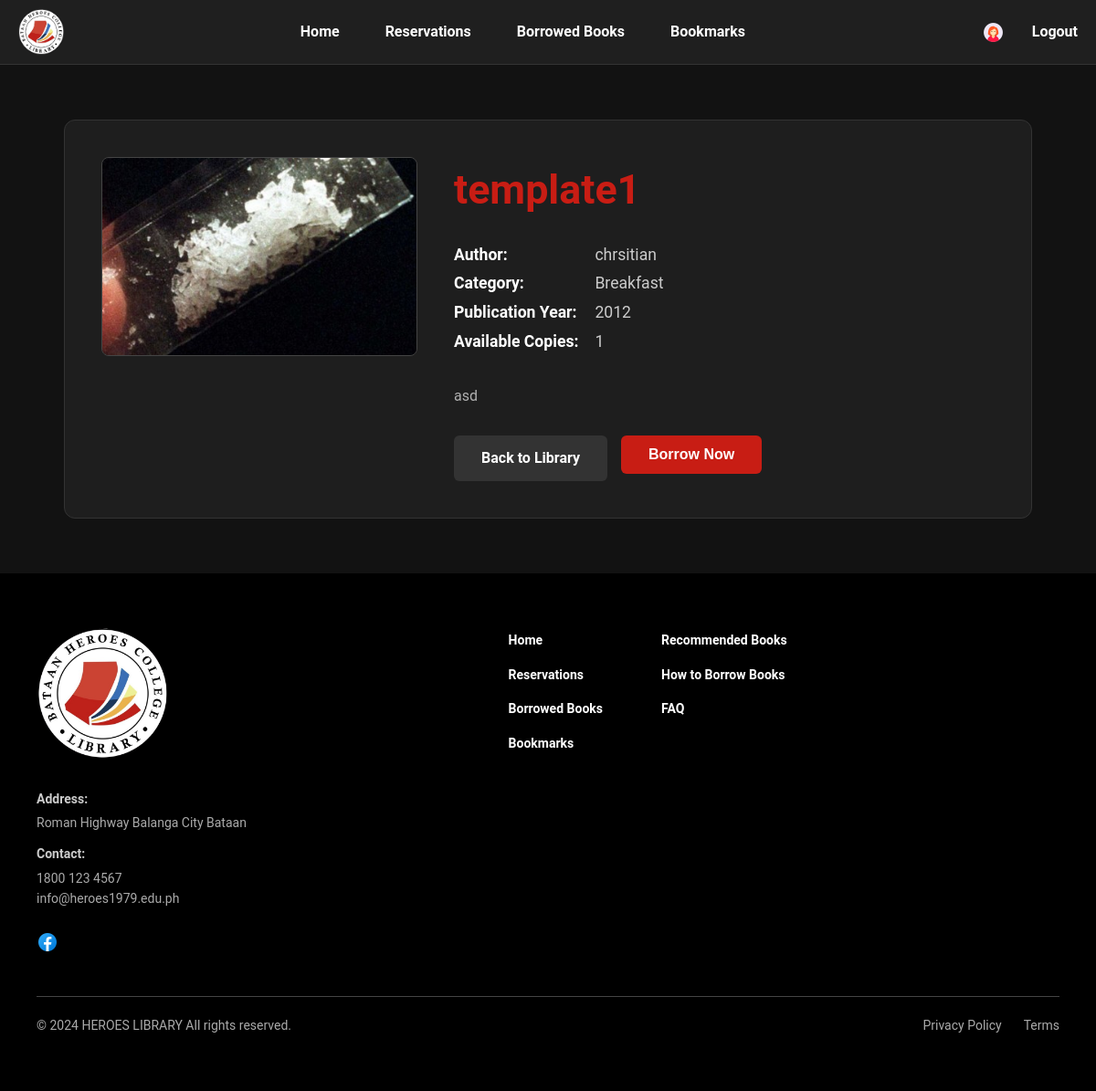
The page /frontend/book-details.php?id=5 (signed in) on the database its author committed.
### tables this page shows
CREATE TABLE `books` (
  `book_id` int(11) NOT NULL,
  `book_name` varchar(255) NOT NULL,
  `book_description` text DEFAULT NULL,
  `category` varchar(255) NOT NULL,
  `favorite` tinyint(1) NOT NULL DEFAULT 0,
  `author` varchar(255) DEFAULT NULL,
  `publication_year` year(4) DEFAULT NULL,
  `total_copies` int(11) NOT NULL DEFAULT 1,
  `available_copies` int(11) NOT NULL DEFAULT 1,
  `book_image_path` varchar(255) DEFAULT NULL
);

### frontend/book-details.php (the view, shortened to what this page needs)
<?php
include '../backend/db_connect.php';
$book_id = $_GET['id'];
$current_user_id = $_SESSION['id_number'];
$sql = "SELECT * FROM books WHERE book_id = ?";
$stmt = $conn->prepare($sql);
$stmt->bind_param("i", $book_id);
$stmt->execute();
$book = $stmt->get_result()->fetch_assoc();
$sql_b = "SELECT book_id FROM borrow_requests WHERE id_number = ? AND book_id = ? AND borrow_status IN ('Pending', 'Approved', 'Borrowed')";
$stmt_b = $conn->prepare($sql_b);
$stmt_b->bind_param("si", $current_user_id, $book_id);
$stmt_b->execute();
$has_borrowed = $stmt_b->get_result()->num_rows > 0;
$sql_r = "SELECT book_id FROM reservation_requests WHERE id_number = ? AND book_id = ? AND reservation_status IN ('Pending', 'Available')";
$stmt_r = $conn->prepare($sql_r);
$stmt_r->bind_param("si", $current_user_id, $book_id);
$stmt_r->execute();
$has_reserved = $stmt_r->get_result()->num_rows > 0;
?>
<!DOCTYPE html>
<html lang="en">
<head>
    <link rel="stylesheet" href="home.css">
</head>
<body>
    <header class="header">
         <div class="logo-container"><img src="LIBRARY_LOGO.png" alt="Logo"></div>
        <nav>
            <ul>
                <li><a href="home.php">Home</a></li>
                <li><a href="reservation-section.php">Reservations</a></li>
                <li><a href="borrow-books.php">Borrowed Books</a></li>
                <li><a href="bookmark.php">Bookmarks</a></li>
            </ul>
        </nav>
        <div class="prof-notif-icon">
            <button id="profileBtn" class="profile-btn" title="View Profile"><img class="profile-icons" src="profile-icon.png" alt="Profile"></button>
            <a href="../backend/logout.php" style="margin-left: 15px; color: white; text-decoration: none; font-weight: bold;">Logout</a>
        </div>
    </header>
    <div class="details-page-container">
        <div class="details-card">
            <div class="details-image-section">
                <?php $img_path = !empty($book['book_image_path']) ? '../' . $book['book_image_path'] : 'placeholder.png'; ?>
                <img src="<?php echo htmlspecialchars($img_path); ?>" alt="Cover">
            </div>
            <div class="details-info-section">
                <h1><?php echo htmlspecialchars($book['book_name']); ?></h1>
                <p class="info-item"><strong>Author:</strong> <?php echo htmlspecialchars($book['author']); ?></p>
                <p class="info-item"><strong>Category:</strong> <?php echo htmlspecialchars($book['category']); ?></p>
                <p class="info-item"><strong>Publication Year:</strong> <?php echo htmlspecialchars($book['publication_year']); ?></p>
                <p class="info-item"><strong>Available Copies:</strong> <span id="qty-display"><?php echo htmlspecialchars($book['available_copies']); ?></span></p>
                <div class="description-section">
                    <p><?php echo nl2br(htmlspecialchars($book['book_description'])); ?></p>
                </div>
                <div class="action-area">
                    <a href="home.php" class="back-button">Back to Library</a>
                    <div id="dynamic-buttons">
                        <button id="btn-borrow" class="open-borrow-modal-btn" style="<?php echo (!$has_borrowed && !$has_reserved && $book['available_copies'] > 0) ? '' : 'display:none;'; ?>">
                            Borrow Now
                        </button>
                    </div>
                </div>
            </div>
        </div>
    </div>
    <footer>
        <div class="footer">
            <div class="footer-content">
                <div class="footer-column company-info">
                    <div class="company-logo"><img src="LIBRARY_LOGO.png" alt="Company Logo" /></div>
                    <div class="footer-details">
                        <div class="footer-item"><span class="footer-title">Address:</span><span class="footer-text">Roman Highway Balanga City Bataan</span></div>
                        <div class="footer-item"><span class="footer-title">Contact:</span><span class="footer-text">1800 123 4567</span><span class="footer-text">info@heroes1979.edu.ph</span></div>
                    </div>
                    <div class="social-links"><img src="FB_LOGO.png" alt="Facebook" /></div>
                </div>
                <div class="footer-column footer-links">
                    <ul>
                        <li><a href="home.php">Home</a></li>
                        <li><a href="reservation-section.php">Reservations</a></li>
                        <li><a href="borrow-books.php">Borrowed Books</a></li>
                        <li><a href="bookmark.php">Bookmarks</a></li>
                    </ul>
                    <ul>
                        <li><a href="#">Recommended Books</a></li>
                        <li><a href="#">How to Borrow Books</a></li>
                        <li><a href="#">FAQ</a></li>
                    </ul>
                </div>
            </div>
            <div class="footer-bottom">
                <div class="footer-row">
                    <span>© 2024 HEROES LIBRARY All rights reserved.</span>
                    <div class="footer-bottom-links"><a href="#">Privacy Policy</a><a href="#">Terms</a></div>
                </div>
            </div>
        </div>
    </footer>
</body>
</html>

### frontend/home.css (style rules this page uses)
* { box-sizing: border-box; margin: 0; padding: 0; }
body { font-family: "Roboto", sans-serif; line-height: 1.6; background: #121212; color: #ffffff; }
header { background-color: #1f1f1f; color: white; padding: 10px 20px; display: flex; align-items: center; justify-content: space-between; flex-wrap: wrap; border-bottom: 1px solid #333; }
.logo-container { display: flex; align-items: center; gap: 10px; }
.logo-container img { max-width: 50px; max-height: 50px; }
.notification-icons, .profile-icons { max-width: 25px; max-height: 25px; }
nav ul { display: flex; list-style: none; gap: 20px; flex-wrap: wrap; justify-content: center; }
nav ul li { margin: 0 15px; }
nav ul li a { color: white; text-decoration: none; font-weight: bold; transition: 0.3s; }
header > div { display: flex; align-items: center; gap: 15px; }
.open-borrow-modal-btn, .borrowed-btn { flex-grow: 1; }
footer { background: #000; padding: 60px 40px; color: #aaa; }
.footer-content { display: flex; max-width: 1200px; margin: 0 auto 40px auto; gap: 64px; flex-wrap: wrap; }
.footer-column { flex: 1; min-width: 220px; }
.footer-column.company-info { flex: 1.5; }
.company-logo img { width: 144px; margin-bottom: 24px; }
.footer-item { margin-bottom: 12px; }
.footer-title { font-size: 14px; font-weight: 600; color: #ccc; display: block; margin-bottom: 4px; }
.footer-text { font-size: 14px; display: block; }
.social-links { margin-top: 24px; }
.social-links img { width: 24px; height: 24px; }
.footer-column.footer-links { display: flex; gap: 64px; flex: 2; }
.footer-links ul { list-style: none; padding: 0; margin: 0; }
.footer-links ul li { margin-bottom: 12px; }
.footer-links ul li a { color: #fff; font-size: 14px; font-weight: 600; text-decoration: none; transition: color 0.3s ease; }
.footer-bottom { max-width: 1200px; margin: 0 auto; padding-top: 20px; border-top: 1px solid #444; }
.footer-row { display: flex; justify-content: space-between; align-items: center; flex-wrap: wrap; gap: 10px; }
.footer-row span { font-size: 14px; }
.footer-bottom-links { display: flex; gap: 24px; }
.footer-bottom-links a { font-size: 14px; color: #aaa; text-decoration: none; }
.profile-btn { background: none; border: none; cursor: pointer; padding: 0; display: flex; align-items: center; justify-content: center; }
.profile-btn .profile-icons { border-radius: 50%; transition: transform 0.2s ease-in-out, box-shadow 0.2s ease-in-out; }

### frontend/book-details.php (style rules this page uses)
body { background-color: #121212; color: #ffffff; }
.details-page-container { max-width: 1100px; margin: 40px auto; padding: 20px; min-height: calc(100vh - 400px); }
.details-card { display: flex; flex-wrap: wrap; gap: 40px; padding: 40px; background-color: #1e1e1e; border-radius: 12px; border: 1px solid #333; }
.details-image-section { flex: 1 1 300px; max-width: 350px; }
.details-image-section img { width: 100%; height: auto; border-radius: 8px; object-fit: cover; border: 1px solid #444; }
.details-info-section { flex: 2 1 500px; }
.details-info-section h1 { font-size: 2.8rem; font-weight: bold; color: #c81d14; margin: 0 0 20px 0; }
.details-info-section .info-item { font-size: 1.1rem; line-height: 1.8; color: #ccc; }
.details-info-section .info-item strong { color: #ffffff; min-width: 150px; display: inline-block; }
.description-section { margin-top: 30px; font-size: 1rem; line-height: 1.7; text-align: justify; color: #b0b0b0; }
.action-area { margin-top: 30px; display: flex; gap: 15px; flex-wrap: wrap; }
.back-button { padding: 12px 30px; background-color: #333; color: #fff; text-decoration: none; border-radius: 6px; font-weight: bold; transition: 0.3s; }
.open-borrow-modal-btn { background-color: #c81d14; color: white; border: none; padding: 12px 30px; border-radius: 6px; cursor: pointer; font-weight: bold; font-size: 1rem; transition: 0.3s; }

### rows shown on the page
books: book_image_path (picture), book_name "template1", author "chrsitian", category "Breakfast", publication_year "2012", available_copies "1", book_description "asd"
